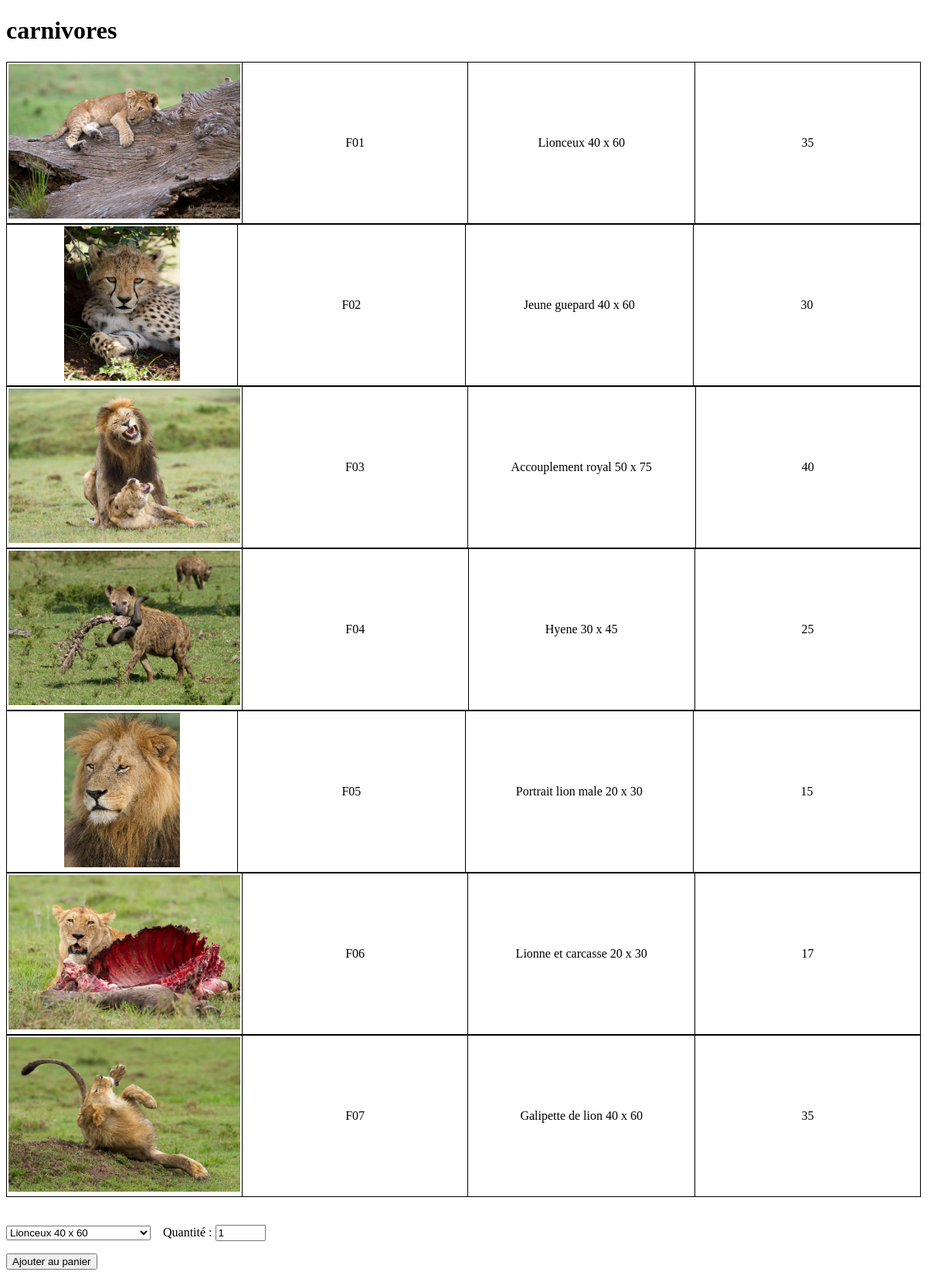
Screenshot of /Lafaune/Version3/listPdt.php?categ=carnivores with the database file from the repository.
### tables this page shows
CREATE TABLE IF NOT EXISTS `produit` (
  `pdt_ref` varchar(3) NOT NULL DEFAULT '',
  `pdt_designation` varchar(50) DEFAULT NULL,
  `pdt_prix` decimal(5,0) DEFAULT NULL,
  `pdt_image` varchar(50) DEFAULT NULL,
  `pdt_categorie` varchar(3) DEFAULT NULL,
  `pdt_dimension` varchar(8) DEFAULT NULL,
  PRIMARY KEY (`pdt_ref`)
);

### Lafaune/Version3/listPdt.php (the view, shortened to what this page needs)
<!DOCTYPE HTML>
<html>
    <head>
        <link rel="stylesheet" href="style.css" />
    </head>
        <?php
include("connexion.php");
$categ = $_GET['categ'];
$reponse = $bdd->query('SELECT * FROM produit, categorie WHERE categorie.cat_code = produit.pdt_categorie AND cat_libelle="'.$categ.'"');
echo "<h1>$categ</h1>";
while ($donnees = $reponse->fetch())
{
?>
<table>
                <tr>
                    <td>
                        <img src="../Images/<?php echo $donnees['pdt_image']; ?>" class="<?php echo $donnees['pdt_dimension']; ?>" />
                     </td>
                    <td> <p><?php echo $donnees['pdt_ref']; ?></p> </td>
                    <td> <p> <?php echo $donnees['pdt_designation']; ?> </p> </td>
                    <td> <p> <?php echo $donnees['pdt_prix']; ?> <p> </td>
                </tr>
</table>
<?php
}
?>
<?php
include("connexion.php");
?>
<form action="panier.php" target="framed" method="get">
<select name="pdt_ref" id="pdt_ref">
<?php
$reponse = $bdd->query('SELECT * FROM produit, categorie WHERE categorie.cat_code = produit.pdt_categorie AND cat_libelle="'.$categ.'"');
while ($donnees = $reponse->fetch())
{
?>
           <option value="<?php echo $donnees['pdt_ref']; ?>"><?php echo $donnees['pdt_designation']; ?></option>
<?php
}
?>
</select>
 <?php
			echo 'Quantité : ';
        	echo '<input type="text" name="quantite" size="5" value="1" />';
        	echo '<p><input type="submit" name="ajouter" value="Ajouter au panier" /></p>';
 ?>
</form>
</html>

### Lafaune/Version3/style.css (style rules this page uses)
table { border-collapse: collapse; padding : 2px; text-align:center; }
td, th { border: 1px solid black; padding : 2px; width : 300px; }
img.portrait { height:200px; width:150px; }
img.paysage { height:200px; width:300px; }

### rows the page displays
produit: pdt_image (picture), pdt_ref "F01", pdt_designation "Lionceux 40 x 60", pdt_prix "35"
produit: pdt_image (picture), pdt_ref "F02", pdt_designation "Jeune guepard 40 x 60", pdt_prix "30"
produit: pdt_image (picture), pdt_ref "F03", pdt_designation "Accouplement royal 50 x 75", pdt_prix "40"
produit: pdt_image (picture), pdt_ref "F04", pdt_designation "Hyene 30 x 45", pdt_prix "25"
produit: pdt_image (picture), pdt_ref "F05", pdt_designation "Portrait lion male 20 x 30", pdt_prix "15"
produit: pdt_image (picture), pdt_ref "F06", pdt_designation "Lionne et carcasse 20 x 30", pdt_prix "17"
produit: pdt_image (picture), pdt_ref "F07", pdt_designation "Galipette de lion 40 x 60", pdt_prix "35"

### other values shown
$categ "carnivores"
form field pdt_ref "Lionceux 40 x 60"
